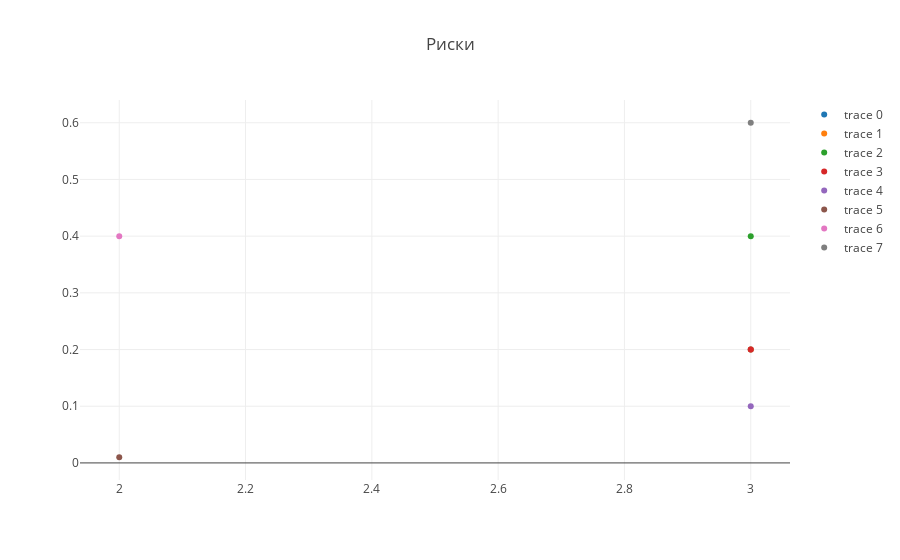

The notebook cell saved with this chart:
### Code cell
%run plot.py

### Figure 1 — Plotly figure (JSON) as saved in the notebook; plotly's stock layout.template omitted (floating-point values rounded to 4 significant figures)
{"data": [{"mode": "markers", "text": ["Провал ииновации ->\nподрыв доверия к руководству"], "type": "scatter", "uid": "b04f5b0a-d39d-464c-9c75-188ae45aa362", "x": [3], "y": [0.2]}, {"mode": "markers", "text": ["Пустая трата денег"], "type": "scatter", "uid": "f6a2f6a8-646e-4a5a-8e96-570f0893d64e", "x": [3], "y": [0.2]}, {"mode": "markers", "text": ["Отток сотрудников\nпосле повышени\nквалификации"], "type": "scatter", "uid": "53780108-0054-4c0d-a8f6-1bacaee2cbc0", "x": [3], "y": [0.4]}, {"mode": "markers", "text": ["Отток сотрудников\nиз-за непринятия\nсистемы"], "type": "scatter", "uid": "f403e146-7b5a-467c-9485-4c12330d4ff8", "x": [3], "y": [0.2]}, {"mode": "markers", "text": ["Проблемы с РКН, если\nпольоваться запрещенными\nресурсами"], "type": "scatter", "uid": "118df2bc-704b-4897-a91a-eb2d40f32bd3", "x": [3], "y": [0.1]}, {"mode": "markers", "text": ["Отток роботодателей\nот того, что им не\nпонравилась новая система"], "type": "scatter", "uid": "2447bc5d-e75b-4545-9d14-27b9e80dc844", "x": [2], "y": [0.01]}, {"mode": "markers", "text": ["В случае найма сотрудников,\nотсутвие требуемых компетенций"], "type": "scatter", "uid": "fec313be-76ba-49f2-b8cd-d14dc0aed90b", "x": [2], "y": [0.4]}, {"mode": "markers", "text": ["Халатное отношение старых\nсотрудников к инновации"], "type": "scatter", "uid": "75a87963-8b64-4191-9506-46cdd831dc20", "x": [3], "y": [0.6]}], "layout": {"title": {"text": "Риски"}}}
